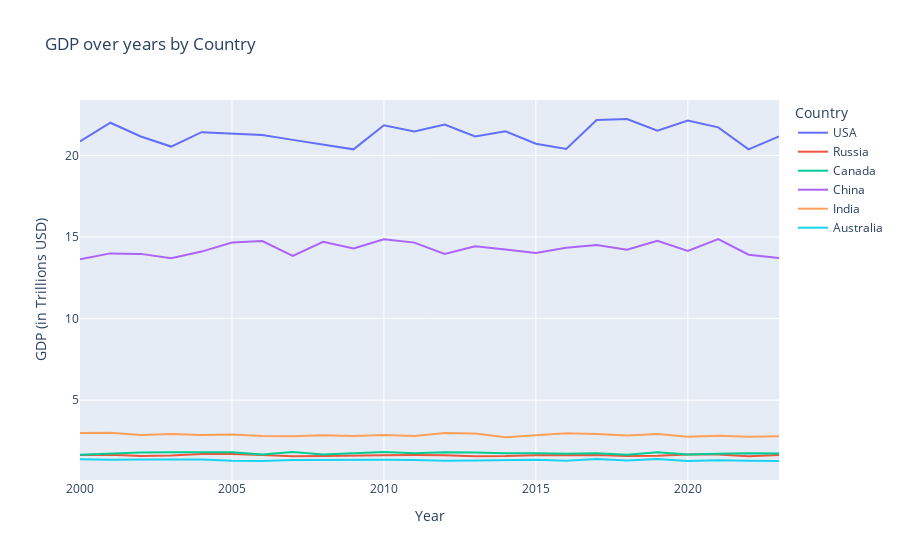

The cell this chart's notebook holds for it:
### Code cell
fig = px.line(countries, x= 'Year', y= 'GDP (in Trillions USD)', color='Country', title='GDP over years by Country')
fig.show()

### Figure 1 — Plotly figure (JSON) as saved in the notebook; plotly's stock layout.template omitted (floating-point values rounded to 4 significant figures)
{"data": [{"hovertemplate": "Country=USA<br>Year=%{x}<br>GDP (in Trillions USD)=%{y}<extra></extra>", "legendgroup": "USA", "line": {"color": "#636efa", "dash": "solid"}, "marker": {"symbol": "circle"}, "mode": "lines", "name": "USA", "orientation": "v", "showlegend": true, "type": "scatter", "x": [2000, 2001, 2002, 2003, 2004, 2005, 2006, 2007, 2008, 2009, 2010, 2011, 2012, 2013, 2014, 2015, 2016, 2017, 2018, 2019, 2020, 2021, 2022, 2023], "xaxis": "x", "y": [20.87, 22.01, 21.17, 20.55, 21.43, 21.34, 21.26, 20.96, 20.66, 20.38, 21.86, 21.47, 21.9, 21.17, 21.49, 20.72, 20.4, 22.18, 22.24, 21.52, 22.14, 21.73, 20.38, 21.17], "yaxis": "y"}, {"hovertemplate": "Country=Russia<br>Year=%{x}<br>GDP (in Trillions USD)=%{y}<extra></extra>", "legendgroup": "Russia", "line": {"color": "#EF553B", "dash": "solid"}, "marker": {"symbol": "circle"}, "mode": "lines", "name": "Russia", "orientation": "v", "showlegend": true, "type": "scatter", "x": [2000, 2001, 2002, 2003, 2004, 2005, 2006, 2007, 2008, 2009, 2010, 2011, 2012, 2013, 2014, 2015, 2016, 2017, 2018, 2019, 2020, 2021, 2022, 2023], "xaxis": "x", "y": [1.64, 1.66, 1.58, 1.6, 1.7, 1.7, 1.64, 1.56, 1.57, 1.62, 1.63, 1.64, 1.63, 1.56, 1.57, 1.63, 1.62, 1.64, 1.58, 1.59, 1.67, 1.67, 1.56, 1.64], "yaxis": "y"}, {"hovertemplate": "Country=Canada<br>Year=%{x}<br>GDP (in Trillions USD)=%{y}<extra></extra>", "legendgroup": "Canada", "line": {"color": "#00cc96", "dash": "solid"}, "marker": {"symbol": "circle"}, "mode": "lines", "name": "Canada", "orientation": "v", "showlegend": true, "type": "scatter", "x": [2000, 2001, 2002, 2003, 2004, 2005, 2006, 2007, 2008, 2009, 2010, 2011, 2012, 2013, 2014, 2015, 2016, 2017, 2018, 2019, 2020, 2021, 2022, 2023], "xaxis": "x", "y": [1.65, 1.72, 1.79, 1.8, 1.8, 1.81, 1.67, 1.82, 1.67, 1.75, 1.82, 1.74, 1.8, 1.79, 1.74, 1.75, 1.71, 1.75, 1.66, 1.81, 1.67, 1.71, 1.75, 1.73], "yaxis": "y"}, {"hovertemplate": "Country=China<br>Year=%{x}<br>GDP (in Trillions USD)=%{y}<extra></extra>", "legendgroup": "China", "line": {"color": "#ab63fa", "dash": "solid"}, "marker": {"symbol": "circle"}, "mode": "lines", "name": "China", "orientation": "v", "showlegend": true, "type": "scatter", "x": [2000, 2001, 2002, 2003, 2004, 2005, 2006, 2007, 2008, 2009, 2010, 2011, 2012, 2013, 2014, 2015, 2016, 2017, 2018, 2019, 2020, 2021, 2022, 2023], "xaxis": "x", "y": [13.64, 14, 13.97, 13.71, 14.11, 14.67, 14.76, 13.85, 14.71, 14.3, 14.87, 14.66, 13.97, 14.44, 14.24, 14.02, 14.34, 14.51, 14.23, 14.77, 14.15, 14.88, 13.92, 13.72], "yaxis": "y"}, {"hovertemplate": "Country=India<br>Year=%{x}<br>GDP (in Trillions USD)=%{y}<extra></extra>", "legendgroup": "India", "line": {"color": "#FFA15A", "dash": "solid"}, "marker": {"symbol": "circle"}, "mode": "lines", "name": "India", "orientation": "v", "showlegend": true, "type": "scatter", "x": [2000, 2001, 2002, 2003, 2004, 2005, 2006, 2007, 2008, 2009, 2010, 2011, 2012, 2013, 2014, 2015, 2016, 2017, 2018, 2019, 2020, 2021, 2022, 2023], "xaxis": "x", "y": [2.98, 3, 2.86, 2.93, 2.87, 2.9, 2.81, 2.78, 2.85, 2.81, 2.86, 2.81, 2.98, 2.96, 2.73, 2.84, 2.97, 2.93, 2.84, 2.92, 2.76, 2.82, 2.76, 2.79], "yaxis": "y"}, {"hovertemplate": "Country=Australia<br>Year=%{x}<br>GDP (in Trillions USD)=%{y}<extra></extra>", "legendgroup": "Australia", "line": {"color": "#19d3f3", "dash": "solid"}, "marker": {"symbol": "circle"}, "mode": "lines", "name": "Australia", "orientation": "v", "showlegend": true, "type": "scatter", "x": [2000, 2001, 2002, 2003, 2004, 2005, 2006, 2007, 2008, 2009, 2010, 2011, 2012, 2013, 2014, 2015, 2016, 2017, 2018, 2019, 2020, 2021, 2022, 2023], "xaxis": "x", "y": [1.38, 1.34, 1.36, 1.37, 1.36, 1.29, 1.27, 1.33, 1.34, 1.37, 1.35, 1.33, 1.29, 1.3, 1.32, 1.34, 1.29, 1.4, 1.3, 1.39, 1.27, 1.32, 1.29, 1.27], "yaxis": "y"}], "layout": {"legend": {"title": {"text": "Country"}, "tracegroupgap": 0}, "title": {"text": "GDP over years by Country"}, "xaxis": {"anchor": "y", "domain": [0, 1], "title": {"text": "Year"}}, "yaxis": {"anchor": "x", "domain": [0, 1], "title": {"text": "GDP (in Trillions USD)"}}}}
